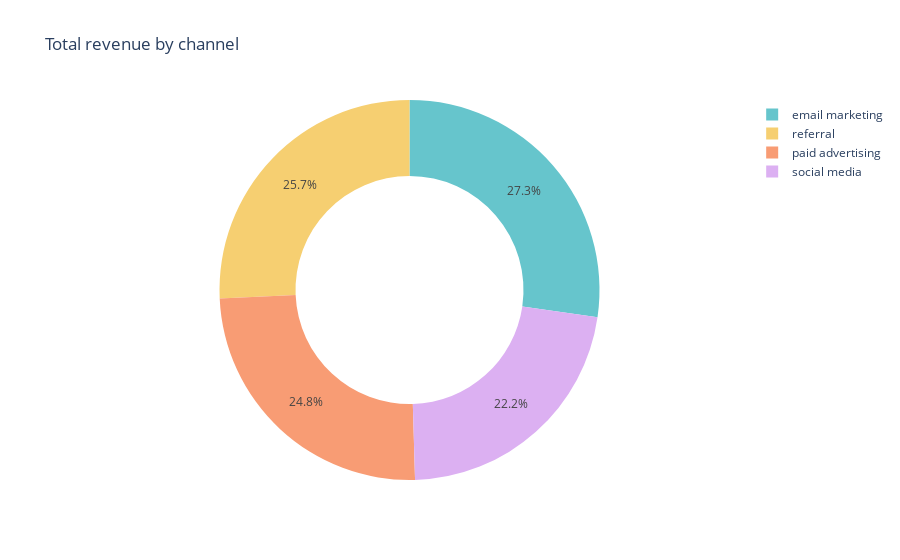

The notebook cell saved with this chart:
### Code cell
fig=px.pie(revenue_by_channel,
           values='revenue',
           names='channel',
           title='Total revenue by channel',
           hole=0.6,color_discrete_sequence=px.colors.qualitative.Pastel)
fig.show()

### Figure 1 — Plotly figure (JSON) as saved in the notebook; plotly's stock layout.template omitted (floating-point values rounded to 4 significant figures)
{"data": [{"domain": {"x": [0, 1], "y": [0, 1]}, "hole": 0.6, "hovertemplate": "channel=%{label}<br>revenue=%{value}<extra></extra>", "labels": ["email marketing", "paid advertising", "referral", "social media"], "legendgroup": "", "name": "", "showlegend": true, "type": "pie", "values": [604706, 548396, 569552, 492667]}], "layout": {"legend": {"tracegroupgap": 0}, "piecolorway": ["rgb(102, 197, 204)", "rgb(246, 207, 113)", "rgb(248, 156, 116)", "rgb(220, 176, 242)", "rgb(135, 197, 95)", "rgb(158, 185, 243)", "rgb(254, 136, 177)", "rgb(201, 219, 116)", "rgb(139, 224, 164)", "rgb(180, 151, 231)", "rgb(179, 179, 179)"], "title": {"text": "Total revenue by channel"}}}
